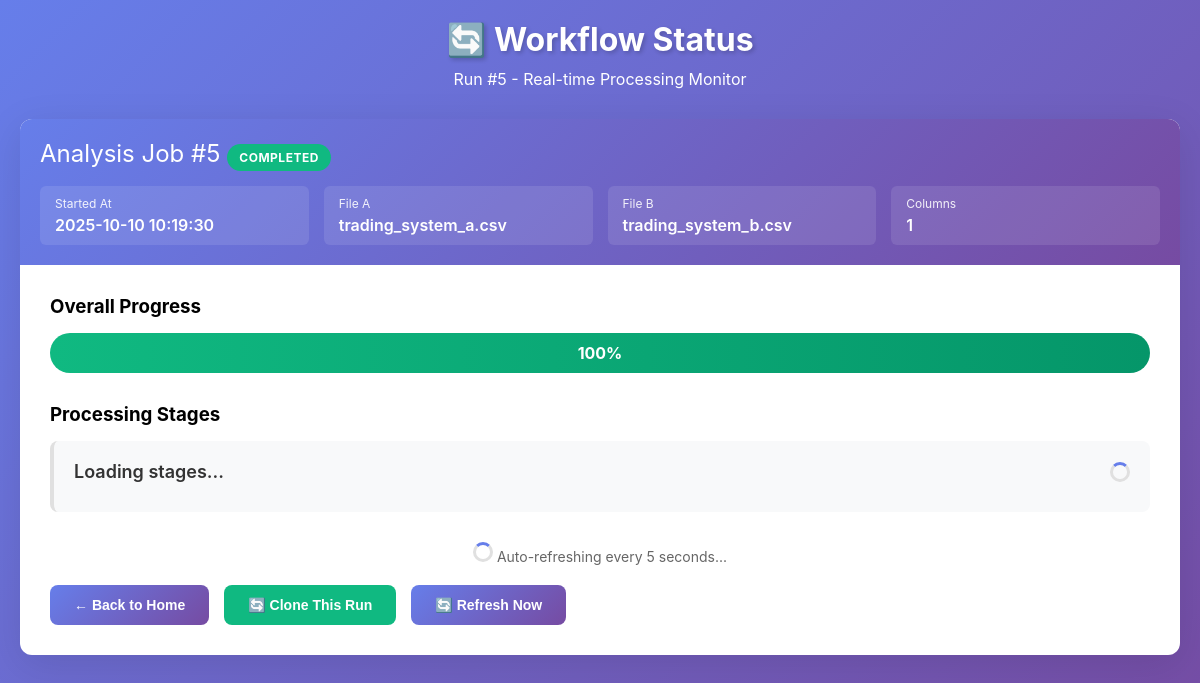
The app's page /workflow/5, older data.
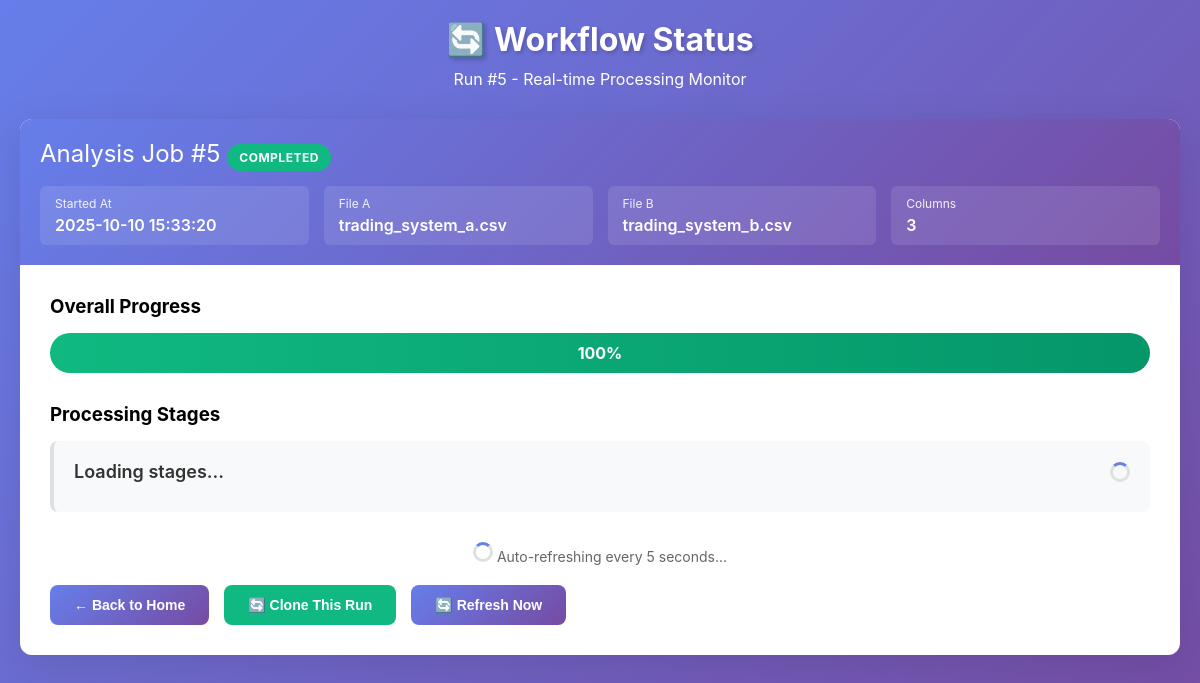
The same page, newer data.
### tables this page shows
CREATE TABLE runs (
            run_id INTEGER PRIMARY KEY AUTOINCREMENT,
            timestamp TEXT,
            file_a TEXT,
            file_b TEXT,
            num_columns INTEGER,
            file_a_rows INTEGER,
            file_b_rows INTEGER,
            status TEXT DEFAULT 'pending',
            current_stage TEXT DEFAULT 'initializing',
            progress_percent INTEGER DEFAULT 0,
            started_at TEXT,
            completed_at TEXT,
            error_message TEXT,
            working_directory TEXT
        );

### file_comparator.py (the view)
@app.get("/workflow/{run_id}", response_class=HTMLResponse)
async def workflow_status(request: Request, run_id: int):
    cursor = conn.cursor()
    cursor.execute('''
        SELECT timestamp, file_a, file_b, num_columns, status, current_stage, progress_percent, error_message
        FROM runs WHERE run_id = ?
    ''', (run_id,))
    run_info = cursor.fetchone()
    if not run_info:
        raise HTTPException(status_code=404, detail="Run not found")
    cursor.execute("SELECT run_id, timestamp, file_a, file_b, num_columns FROM runs ORDER BY timestamp DESC")
    runs = cursor.fetchall()
    run_list = [{"id": r[0], "label": f"Run {r[0]} - {r[1]} (Files: {r[2]}, {r[3]}, Columns: {r[4]})"} for r in runs]
    return templates.TemplateResponse("workflow.html", {
        "request": request,
        "run_id": run_id,
        "timestamp": run_info[0],
        "file_a": run_info[1],
        "file_b": run_info[2],
        "num_columns": run_info[3],
        "status": run_info[4],
        "current_stage": run_info[5],
        "progress": run_info[6],
        "error": run_info[7],
        "runs": run_list
    })

### templates/workflow.html (shortened to what this page needs)
<!DOCTYPE html>
<html lang="en">
<head>
</head>
<body>
    <div class="container">
        <header>
            <h1>🔄 Workflow Status</h1>
            <p class="subtitle">Run #{{ run_id }} - Real-time Processing Monitor</p>
        </header>
        <div class="card">
            <div class="status-header">
                <div class="status-title">
                    Analysis Job #{{ run_id }}
                    <span class="status-badge {{ status }}" id="statusBadge">{{ status }}</span>
                </div>
                <div class="status-meta">
                    <div class="meta-item">
                        <div class="meta-label">Started At</div>
                        <div class="meta-value">{{ timestamp }}</div>
                    </div>
                    <div class="meta-item">
                        <div class="meta-label">File A</div>
                        <div class="meta-value">{{ file_a }}</div>
                    </div>
                    <div class="meta-item">
                        <div class="meta-label">File B</div>
                        <div class="meta-value">{{ file_b }}</div>
                    </div>
                    <div class="meta-item">
                        <div class="meta-label">Columns</div>
                        <div class="meta-value">{{ num_columns }}</div>
                    </div>
                </div>
            </div>
            <div class="progress-container">
                <h3 style="margin-bottom: 15px;">Overall Progress</h3>
                <div class="progress-bar">
                    <div class="progress-fill {% if status == 'error' %}error{% endif %}" id="progressBar" style="width: {{ progress }}%">
                        <span id="progressText">{{ progress }}%</span>
                    </div>
                </div>
            </div>
            <div class="stages-container">
                <h3 style="margin-bottom: 15px;">Processing Stages</h3>
                <div id="stagesContainer">
                    <div class="stage-item pending">
                        <div class="stage-header">
                            <div class="stage-name">Loading stages...</div>
                            <div class="spinner"></div>
                        </div>
                    </div>
                </div>
            </div>
            <div class="auto-refresh" id="autoRefresh">
                <span class="spinner"></span> Auto-refreshing every 5 seconds...
            </div>
            <div class="action-buttons">
                <button class="btn" onclick="window.location.href='/'">← Back to Home</button>
                <button class="btn" onclick="cloneRun({{ run_id }})" style="background: #10b981;">🔄 Clone This Run</button>
                <button class="btn" onclick="location.reload()">🔄 Refresh Now</button>
            </div>
        </div>
    </div>
</body>
</html>

### templates/workflow.html (style rules this page uses)
* { margin: 0; padding: 0; box-sizing: border-box; }
body { font-family: -apple-system, BlinkMacSystemFont, 'Segoe UI', Roboto, 'Helvetica Neue', Arial, sans-serif; background: linear-gradient(135deg, #667eea 0%, #764ba2 100%); min-height: 100vh; padding: 0; margin: 0; }
.container { width: 100%; padding: 20px; }
header { text-align: center; color: white; margin-bottom: 30px; }
h1 { font-size: 2em; margin-bottom: 10px; text-shadow: 2px 2px 4px rgba(0,0,0,0.2); }
.card { background: white; border-radius: 12px; box-shadow: 0 10px 40px rgba(0,0,0,0.1); padding: 30px; margin-bottom: 20px; }
.status-header { background: linear-gradient(135deg, #667eea 0%, #764ba2 100%); color: white; padding: 20px; border-radius: 12px 12px 0 0; margin: -30px -30px 30px -30px; }
.status-title { font-size: 1.5em; margin-bottom: 15px; }
.status-meta { display: grid; grid-template-columns: repeat(auto-fit, minmax(200px, 1fr)); gap: 15px; }
.meta-item { background: rgba(255,255,255,0.1); padding: 10px 15px; border-radius: 6px; }
.meta-label { font-size: 12px; opacity: 0.9; margin-bottom: 4px; }
.meta-value { font-size: 16px; font-weight: 600; }
.progress-container { margin: 30px 0; }
.progress-bar { width: 100%; height: 40px; background: #e0e0e0; border-radius: 20px; overflow: hidden; position: relative; }
.progress-fill { height: 100%; background: linear-gradient(90deg, #10b981 0%, #059669 100%); transition: width 0.5s ease; display: flex; align-items: center; justify-content: center; color: white; font-weight: 700; }
.status-badge { display: inline-block; padding: 6px 12px; border-radius: 20px; font-size: 12px; font-weight: 700; text-transform: uppercase; letter-spacing: 0.5px; }
.status-badge.completed { background: #10b981; color: white; }
.stages-container { margin: 30px 0; }
.stage-item { background: #f8f9fa; padding: 20px; border-radius: 8px; margin-bottom: 15px; border-left: 4px solid #e0e0e0; transition: all 0.3s; }
.stage-item.pending { border-color: #e0e0e0; }
.stage-header { display: flex; align-items: center; justify-content: space-between; margin-bottom: 10px; }
.stage-name { font-size: 18px; font-weight: 600; color: #333; }
.auto-refresh { text-align: center; margin: 20px 0; color: #666; font-size: 14px; }
.btn { background: linear-gradient(135deg, #667eea 0%, #764ba2 100%); color: white; border: none; padding: 12px 24px; border-radius: 8px; font-size: 14px; font-weight: 600; cursor: pointer; transition: transform 0.2s; }
.action-buttons { display: flex; gap: 15px; margin-top: 20px; }
.spinner { display: inline-block; width: 20px; height: 20px; border: 3px solid #e0e0e0; border-top: 3px solid #667eea; border-radius: 50%; animation: spin 1s linear infinite; }

Row changes from the older to the newer data that the page shows:
changed runs "trading_system_a.csv": timestamp "2025-10-10 10:19:30" → "2025-10-10 15:33:20"
Text that changed along with them:
{{ num_columns }}: "1" → "3"
